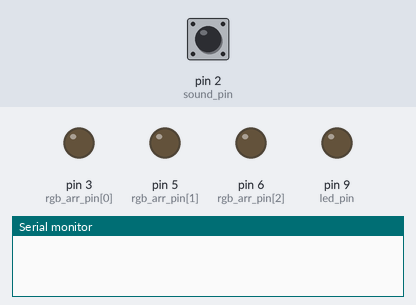
Simulated run of this sketch. Board: Arduino Uno, built with avr-gcc and run on an emulated ATmega328P. Shown: output pins drawn as LEDs (lit = HIGH), the last lines printed to the serial monitor. The inputs (shaded band) are chosen by the test bench; at power-on: pin 2 (sound_pin) LOW. Random numbers use the default seed unless the sketch sets one.

Above: at 1.2 s.
1.3 s: pin 2 (sound_pin) driven HIGH
At 1.45 s:
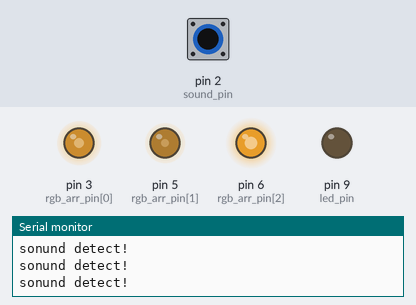
4.3 s: pin 2 (sound_pin) driven LOW
At 5.4 s:
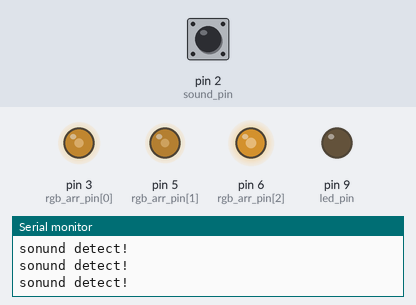
5.8 s: pin 2 (sound_pin) driven HIGH
At 5.95 s:
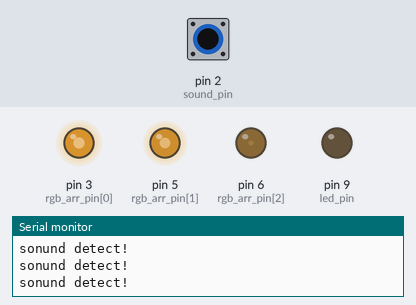
8.8 s: pin 2 (sound_pin) driven LOW
At 10.0 s:
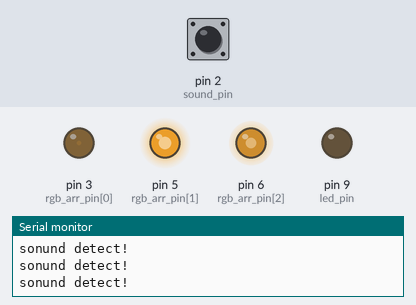
10.3 s: pin 2 (sound_pin) driven HIGH
13.3 s: pin 2 (sound_pin) pulsed LOW 2 times (0.12 s each, 0.3 s apart)
Timing chart, 0 to 19.5 s (numbered marks = the images above; inputs shaded):
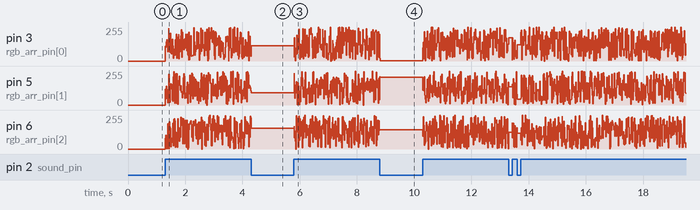

The sketch:

Sound.ino
```cpp
#define RGBLEGNTH 3

const int sound_pin = 2;  //마이크 연결핀
const int led_pin = 9;    // LED 출력핀

const int rgb_arr_pin[3] = { 3, 5, 6 };

void rgb_write(int pin, int value);  // 선언 interface

void setup() {
  // put your setup code here, to run once:
  pinMode(sound_pin, INPUT);
  pinMode(led_pin, OUTPUT);

  // 한방에 초기화
  for (int i = 0; i < 3; i++) {
    pinMode(rgb_arr_pin[i], OUTPUT);
  }
  Serial.begin(9600);
}

void loop() {
  // put your main code here, to run repeatedly:
  int read_mic = digitalRead(sound_pin);

  if (read_mic) {
    Serial.println("sonund detect!");

    int r = random(0, 255);
    int g = random(0, 255);
    int b = random(0, 255);

    int rgb_value_arr[RGBLEGNTH] = { r, g, b };

    for (int i = 0; i < 3; i++)
    {
      rgb_write(i, rgb_value_arr[i]);
    }
  }
}

// 디자인 패턴 - 퍼사드
void rgb_write(int pin, int value) {
  analogWrite(rgb_arr_pin[pin], value);
}
```
